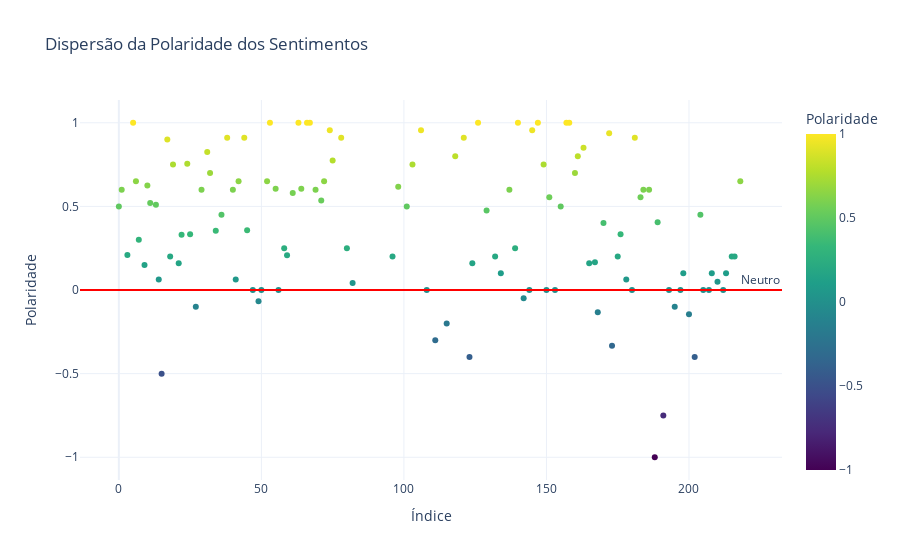

This figure's notebook cell:
### Code cell
# Criando o gráfico de dispersão
fig = px.scatter(
    cliente,
    x=cliente.index,
    y="polaridade_feedback",
    title="Dispersão da Polaridade dos Sentimentos",
    labels={"index": "Índice", "polaridade_feedback": "Polaridade"},
    color="polaridade_feedback",  # Cor de acordo com a polaridade
    color_continuous_scale="Viridis",
    template="plotly_white",
)

# Adicionando linha de referência para sentimentos neutros
fig.add_hline(
    y=0,
    line_color="red",
    annotation_text="Neutro",
    annotation_position="top right",
)

# Exibindo o gráfico
fig.show()

### Figure 1 — Plotly figure (JSON) as saved in the notebook; plotly's stock layout.template omitted (floating-point values rounded to 4 significant figures; data arrays with more than 128 entries replaced by an {"elided": "..."} marker saying what was removed)
{"data": [{"hovertemplate": "Índice=%{x}<br>Polaridade=%{marker.color}<extra></extra>", "legendgroup": "", "marker": {"color": {"elided": "220 float values"}, "coloraxis": "coloraxis", "symbol": "circle"}, "mode": "markers", "name": "", "orientation": "v", "showlegend": false, "type": "scatter", "x": {"elided": "220 int values"}, "xaxis": "x", "y": {"elided": "220 float values"}, "yaxis": "y"}], "layout": {"annotations": [{"showarrow": false, "text": "Neutro", "x": 1, "xanchor": "right", "xref": "x domain", "y": 0, "yanchor": "bottom", "yref": "y"}], "coloraxis": {"colorbar": {"title": {"text": "Polaridade"}}, "colorscale": [[0, "#440154"], [0.1111, "#482878"], [0.2222, "#3e4989"], [0.3333, "#31688e"], [0.4444, "#26828e"], [0.5556, "#1f9e89"], [0.6667, "#35b779"], [0.7778, "#6ece58"], [0.8889, "#b5de2b"], [1, "#fde725"]]}, "legend": {"tracegroupgap": 0}, "shapes": [{"line": {"color": "red"}, "type": "line", "x0": 0, "x1": 1, "xref": "x domain", "y0": 0, "y1": 0, "yref": "y"}], "title": {"text": "Dispersão da Polaridade dos Sentimentos"}, "xaxis": {"anchor": "y", "domain": [0, 1], "title": {"text": "Índice"}}, "yaxis": {"anchor": "x", "domain": [0, 1], "title": {"text": "Polaridade"}}}}
